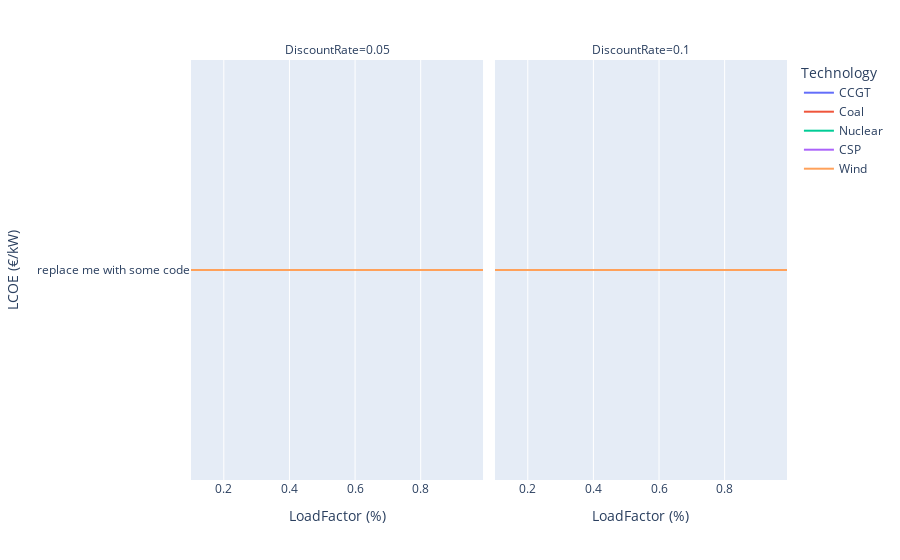

Notebook code for this chart:
### Markdown cell above
First, we'll use our new function to compare multiple technologies under their central operating characteristics, and explore how that changes under different discount rates. Run the folowing cell to pass all of the input values for each technology to the function. Give it a minute and you will se a plot below.

### Code cell
# Here we create an array of load factors from 0.1 to 1.0 in steps of 0.01
load_factors = np.arange(0.1, 1.0, 0.01)
# We set the discount rate to a fixed value for the moment
discount_rate = [0.05, 0.1] # %

# CCGT plant parameters
technical_lifetime = [25] # years
station_size = [750000]  # kW
fuel_price = [0.03] # €/kWh
overnight_cost = [750]  # €/kW
fixed_om_cost = [3.0] # €/kW
var_om_cost = [0.01]
fuel_efficiency = [0.5]

ccgt_results = lcoe_params(
    station_size, overnight_cost, fixed_om_cost, load_factors, fuel_efficiency, 
    fuel_price, discount_rate, technical_lifetime, 'CCGT', var_om_cost)

# Coal plants
technical_lifetime = [35] # years
station_size = [1000000] # kW
fuel_price = [0.01] # €/kWh
overnight_cost = [2000]  # €/kW
fixed_om_cost = [5.0] # €/kW
var_om_cost = [0.01]
fuel_efficiency = [0.4]

coal_results = lcoe_params(
    station_size, overnight_cost, fixed_om_cost, load_factors, fuel_efficiency, 
    fuel_price, discount_rate, technical_lifetime, 'Coal', var_om_cost)

# Nuclear plants
technical_lifetime = [50] # years
station_size = [1200000] # kW
fuel_price = [0.005] # €/kWh
overnight_cost = [4500]  # €/kW
fixed_om_cost = [2.0] # €/kW
var_om_cost = [0.01]
fuel_efficiency = [0.4]

nuclear_results = lcoe_params(
    station_size, overnight_cost, fixed_om_cost, load_factors, fuel_efficiency, 
    fuel_price, discount_rate, technical_lifetime, 'Nuclear', var_om_cost)

# Concentrating solar power
technical_lifetime = [25] # years
station_size = [500000] # kW
fuel_price = [0.0] # €/kWh
overnight_cost = [3785]  # €/kW
fixed_om_cost = [5.0] # €/kW
var_om_cost = [0.01]
fuel_efficiency = [1.0]

csp_results = lcoe_params(
    station_size, overnight_cost, fixed_om_cost, load_factors, fuel_efficiency, 
    fuel_price, discount_rate, technical_lifetime, 'CSP', var_om_cost)

# Wind turbines
technical_lifetime = [25] # years
station_size = [200000] # kW
fuel_price = [0.0] # €/kWh
overnight_cost = [1200]  # €/kW
fixed_om_cost = [2.0] # €/kW
var_om_cost = [0.0001]
fuel_efficiency = [1.0]

wind_results = lcoe_params(
    station_size, overnight_cost, fixed_om_cost, load_factors, fuel_efficiency, 
    fuel_price, discount_rate, technical_lifetime, 'Wind', var_om_cost)


plotting = pd.DataFrame(ccgt_results + coal_results + nuclear_results + csp_results + wind_results)
px.line(plotting, x='LoadFactor', y='LCOE', color='Technology', facet_col='DiscountRate',
        labels={'LoadFactor': 'LoadFactor (%)', 'LCOE': 'LCOE (€/kW)'})

### Figure 1 — Plotly figure (JSON) as saved in the notebook; plotly's stock layout.template omitted (floating-point values rounded to 4 significant figures)
{"data": [{"hovertemplate": "Technology=CCGT<br>DiscountRate=0.05<br>LoadFactor (%)=%{x}<br>LCOE (€/kW)=%{y}<extra></extra>", "legendgroup": "CCGT", "line": {"color": "#636efa", "dash": "solid"}, "marker": {"symbol": "circle"}, "mode": "lines", "name": "CCGT", "orientation": "h", "showlegend": true, "type": "scatter", "x": [0.1, 0.11, 0.12, 0.13, 0.14, 0.15, 0.16, 0.17, 0.18, 0.19, 0.2, 0.21, 0.22, 0.23, 0.24, 0.25, 0.26, 0.27, 0.28, 0.29, 0.3, 0.31, 0.32, 0.33, 0.34, 0.35, 0.36, 0.37, 0.38, 0.39, 0.4, 0.41, 0.42, 0.43, 0.44, 0.45, 0.46, 0.47, 0.48, 0.49, 0.5, 0.51, 0.52, 0.53, 0.54, 0.55, 0.56, 0.57, 0.58, 0.59, 0.6, 0.61, 0.62, 0.63, 0.64, 0.65, 0.66, 0.67, 0.68, 0.69, 0.7, 0.71, 0.72, 0.73, 0.74, 0.75, 0.76, 0.77, 0.78, 0.79, 0.8, 0.81, 0.82, 0.83, 0.84, 0.85, 0.86, 0.87, 0.88, 0.89, 0.9, 0.91, 0.92, 0.93, 0.94, 0.95, 0.96, 0.97, 0.98, 0.99], "xaxis": "x", "y": ["replace me with some code", "replace me with some code", "replace me with some code", "replace me with some code", "replace me with some code", "replace me with some code", "replace me with some code", "replace me with some code", "replace me with some code", "replace me with some code", "replace me with some code", "replace me with some code", "replace me with some code", "replace me with some code", "replace me with some code", "replace me with some code", "replace me with some code", "replace me with some code", "replace me with some code", "replace me with some code", "replace me with some code", "replace me with some code", "replace me with some code", "replace me with some code", "replace me with some code", "replace me with some code", "replace me with some code", "replace me with some code", "replace me with some code", "replace me with some code", "replace me with some code", "replace me with some code", "replace me with some code", "replace me with some code", "replace me with some code", "replace me with some code", "replace me with some code", "replace me with some code", "replace me with some code", "replace me with some code", "replace me with some code", "replace me with some code", "replace me with some code", "replace me with some code", "replace me with some code", "replace me with some code", "replace me with some code", "replace me with some code", "replace me with some code", "replace me with some code", "replace me with some code", "replace me with some code", "replace me with some code", "replace me with some code", "replace me with some code", "replace me with some code", "replace me with some code", "replace me with some code", "replace me with some code", "replace me with some code", "replace me with some code", "replace me with some code", "replace me with some code", "replace me with some code", "replace me with some code", "replace me with some code", "replace me with some code", "replace me with some code", "replace me with some code", "replace me with some code", "replace me with some code", "replace me with some code", "replace me with some code", "replace me with some code", "replace me with some code", "replace me with some code", "replace me with some code", "replace me with some code", "replace me with some code", "replace me with some code", "replace me with some code", "replace me with some code", "replace me with some code", "replace me with some code", "replace me with some code", "replace me with some code", "replace me with some code", "replace me with some code", "replace me with some code", "replace me with some code"], "yaxis": "y"}, {"hovertemplate": "Technology=CCGT<br>DiscountRate=0.1<br>LoadFactor (%)=%{x}<br>LCOE (€/kW)=%{y}<extra></extra>", "legendgroup": "CCGT", "line": {"color": "#636efa", "dash": "solid"}, "marker": {"symbol": "circle"}, "mode": "lines", "name": "CCGT", "orientation": "h", "showlegend": false, "type": "scatter", "x": [0.1, 0.11, 0.12, 0.13, 0.14, 0.15, 0.16, 0.17, 0.18, 0.19, 0.2, 0.21, 0.22, 0.23, 0.24, 0.25, 0.26, 0.27, 0.28, 0.29, 0.3, 0.31, 0.32, 0.33, 0.34, 0.35, 0.36, 0.37, 0.38, 0.39, 0.4, 0.41, 0.42, 0.43, 0.44, 0.45, 0.46, 0.47, 0.48, 0.49, 0.5, 0.51, 0.52, 0.53, 0.54, 0.55, 0.56, 0.57, 0.58, 0.59, 0.6, 0.61, 0.62, 0.63, 0.64, 0.65, 0.66, 0.67, 0.68, 0.69, 0.7, 0.71, 0.72, 0.73, 0.74, 0.75, 0.76, 0.77, 0.78, 0.79, 0.8, 0.81, 0.82, 0.83, 0.84, 0.85, 0.86, 0.87, 0.88, 0.89, 0.9, 0.91, 0.92, 0.93, 0.94, 0.95, 0.96, 0.97, 0.98, 0.99], "xaxis": "x2", "y": ["replace me with some code", "replace me with some code", "replace me with some code", "replace me with some code", "replace me with some code", "replace me with some code", "replace me with some code", "replace me with some code", "replace me with some code", "replace me with some code", "replace me with some code", "replace me with some code", "replace me with some code", "replace me with some code", "replace me with some code", "replace me with some code", "replace me with some code", "replace me with some code", "replace me with some code", "replace me with some code", "replace me with some code", "replace me with some code", "replace me with some code", "replace me with some code", "replace me with some code", "replace me with some code", "replace me with some code", "replace me with some code", "replace me with some code", "replace me with some code", "replace me with some code", "replace me with some code", "replace me with some code", "replace me with some code", "replace me with some code", "replace me with some code", "replace me with some code", "replace me with some code", "replace me with some code", "replace me with some code", "replace me with some code", "replace me with some code", "replace me with some code", "replace me with some code", "replace me with some code", "replace me with some code", "replace me with some code", "replace me with some code", "replace me with some code", "replace me with some code", "replace me with some code", "replace me with some code", "replace me with some code", "replace me with some code", "replace me with some code", "replace me with some code", "replace me with some code", "replace me with some code", "replace me with some code", "replace me with some code", "replace me with some code", "replace me with some code", "replace me with some code", "replace me with some code", "replace me with some code", "replace me with some code", "replace me with some code", "replace me with some code", "replace me with some code", "replace me with some code", "replace me with some code", "replace me with some code", "replace me with some code", "replace me with some code", "replace me with some code", "replace me with some code", "replace me with some code", "replace me with some code", "replace me with some code", "replace me with some code", "replace me with some code", "replace me with some code", "replace me with some code", "replace me with some code", "replace me with some code", "replace me with some code", "replace me with some code", "replace me with some code", "replace me with some code", "replace me with some code"], "yaxis": "y2"}, {"hovertemplate": "Technology=Coal<br>DiscountRate=0.05<br>LoadFactor (%)=%{x}<br>LCOE (€/kW)=%{y}<extra></extra>", "legendgroup": "Coal", "line": {"color": "#EF553B", "dash": "solid"}, "marker": {"symbol": "circle"}, "mode": "lines", "name": "Coal", "orientation": "h", "showlegend": true, "type": "scatter", "x": [0.1, 0.11, 0.12, 0.13, 0.14, 0.15, 0.16, 0.17, 0.18, 0.19, 0.2, 0.21, 0.22, 0.23, 0.24, 0.25, 0.26, 0.27, 0.28, 0.29, 0.3, 0.31, 0.32, 0.33, 0.34, 0.35, 0.36, 0.37, 0.38, 0.39, 0.4, 0.41, 0.42, 0.43, 0.44, 0.45, 0.46, 0.47, 0.48, 0.49, 0.5, 0.51, 0.52, 0.53, 0.54, 0.55, 0.56, 0.57, 0.58, 0.59, 0.6, 0.61, 0.62, 0.63, 0.64, 0.65, 0.66, 0.67, 0.68, 0.69, 0.7, 0.71, 0.72, 0.73, 0.74, 0.75, 0.76, 0.77, 0.78, 0.79, 0.8, 0.81, 0.82, 0.83, 0.84, 0.85, 0.86, 0.87, 0.88, 0.89, 0.9, 0.91, 0.92, 0.93, 0.94, 0.95, 0.96, 0.97, 0.98, 0.99], "xaxis": "x", "y": ["replace me with some code", "replace me with some code", "replace me with some code", "replace me with some code", "replace me with some code", "replace me with some code", "replace me with some code", "replace me with some code", "replace me with some code", "replace me with some code", "replace me with some code", "replace me with some code", "replace me with some code", "replace me with some code", "replace me with some code", "replace me with some code", "replace me with some code", "replace me with some code", "replace me with some code", "replace me with some code", "replace me with some code", "replace me with some code", "replace me with some code", "replace me with some code", "replace me with some code", "replace me with some code", "replace me with some code", "replace me with some code", "replace me with some code", "replace me with some code", "replace me with some code", "replace me with some code", "replace me with some code", "replace me with some code", "replace me with some code", "replace me with some code", "replace me with some code", "replace me with some code", "replace me with some code", "replace me with some code", "replace me with some code", "replace me with some code", "replace me with some code", "replace me with some code", "replace me with some code", "replace me with some code", "replace me with some code", "replace me with some code", "replace me with some code", "replace me with some code", "replace me with some code", "replace me with some code", "replace me with some code", "replace me with some code", "replace me with some code", "replace me with some code", "replace me with some code", "replace me with some code", "replace me with some code", "replace me with some code", "replace me with some code", "replace me with some code", "replace me with some code", "replace me with some code", "replace me with some code", "replace me with some code", "replace me with some code", "replace me with some code", "replace me with some code", "replace me with some code", "replace me with some code", "replace me with some code", "replace me with some code", "replace me with some code", "replace me with some code", "replace me with some code", "replace me with some code", "replace me with some code", "replace me with some code", "replace me with some code", "replace me with some code", "replace me with some code", "replace me with some code", "replace me with some code", "replace me with some code", "replace me with some code", "replace me with some code", "replace me with some code", "replace me with some code", "replace me with some code"], "yaxis": "y"}, {"hovertemplate": "Technology=Coal<br>DiscountRate=0.1<br>LoadFactor (%)=%{x}<br>LCOE (€/kW)=%{y}<extra></extra>", "legendgroup": "Coal", "line": {"color": "#EF553B", "dash": "solid"}, "marker": {"symbol": "circle"}, "mode": "lines", "name": "Coal", "orientation": "h", "showlegend": false, "type": "scatter", "x": [0.1, 0.11, 0.12, 0.13, 0.14, 0.15, 0.16, 0.17, 0.18, 0.19, 0.2, 0.21, 0.22, 0.23, 0.24, 0.25, 0.26, 0.27, 0.28, 0.29, 0.3, 0.31, 0.32, 0.33, 0.34, 0.35, 0.36, 0.37, 0.38, 0.39, 0.4, 0.41, 0.42, 0.43, 0.44, 0.45, 0.46, 0.47, 0.48, 0.49, 0.5, 0.51, 0.52, 0.53, 0.54, 0.55, 0.56, 0.57, 0.58, 0.59, 0.6, 0.61, 0.62, 0.63, 0.64, 0.65, 0.66, 0.67, 0.68, 0.69, 0.7, 0.71, 0.72, 0.73, 0.74, 0.75, 0.76, 0.77, 0.78, 0.79, 0.8, 0.81, 0.82, 0.83, 0.84, 0.85, 0.86, 0.87, 0.88, 0.89, 0.9, 0.91, 0.92, 0.93, 0.94, 0.95, 0.96, 0.97, 0.98, 0.99], "xaxis": "x2", "y": ["replace me with some code", "replace me with some code", "replace me with some code", "replace me with some code", "replace me with some code", "replace me with some code", "replace me with some code", "replace me with some code", "replace me with some code", "replace me with some code", "replace me with some code", "replace me with some code", "replace me with some code", "replace me with some code", "replace me with some code", "replace me with some code", "replace me with some code", "replace me with some code", "replace me with some code", "replace me with some code", "replace me with some code", "replace me with some code", "replace me with some code", "replace me with some code", "replace me with some code", "replace me with some code", "replace me with some code", "replace me with some code", "replace me with some code", "replace me with some code", "replace me with some code", "replace me with some code", "replace me with some code", "replace me with some code", "replace me with some code", "replace me with some code", "replace me with some code", "replace me with some code", "replace me with some code", "replace me with some code", "replace me with some code", "replace me with some code", "replace me with some code", "replace me with some code", "replace me with some code", "replace me with some code", "replace me with some code", "replace me with some code", "replace me with some code", "replace me with some code", "replace me with some code", "replace me with some code", "replace me with some code", "replace me with some code", "replace me with some code", "replace me with some code", "replace me with some code", "replace me with some code", "replace me with some code", "replace me with some code", "replace me with some code", "replace me with some code", "replace me with some code", "replace me with some code", "replace me with some code", "replace me with some code", "replace me with some code", "replace me with some code", "replace me with some code", "replace me with some code", "replace me with some code", "replace me with some code", "replace me with some code", "replace me with some code", "replace me with some code", "replace me with some code", "replace me with some code", "replace me with some code", "replace me with some code", "replace me with some code", "replace me with some code", "replace me with some code", "replace me with some code", "replace me with some code", "replace me with some code", "replace me with some code", "replace me with some code", "replace me with some code", "replace me with some code", "replace me with some code"], "yaxis": "y2"}, {"hovertemplate": "Technology=Nuclear<br>DiscountRate=0.05<br>LoadFactor (%)=%{x}<br>LCOE (€/kW)=%{y}<extra></extra>", "legendgroup": "Nuclear", "line": {"color": "#00cc96", "dash": "solid"}, "marker": {"symbol": "circle"}, "mode": "lines", "name": "Nuclear", "orientation": "h", "showlegend": true, "type": "scatter", "x": [0.1, 0.11, 0.12, 0.13, 0.14, 0.15, 0.16, 0.17, 0.18, 0.19, 0.2, 0.21, 0.22, 0.23, 0.24, 0.25, 0.26, 0.27, 0.28, 0.29, 0.3, 0.31, 0.32, 0.33, 0.34, 0.35, 0.36, 0.37, 0.38, 0.39, 0.4, 0.41, 0.42, 0.43, 0.44, 0.45, 0.46, 0.47, 0.48, 0.49, 0.5, 0.51, 0.52, 0.53, 0.54, 0.55, 0.56, 0.57, 0.58, 0.59, 0.6, 0.61, 0.62, 0.63, 0.64, 0.65, 0.66, 0.67, 0.68, 0.69, 0.7, 0.71, 0.72, 0.73, 0.74, 0.75, 0.76, 0.77, 0.78, 0.79, 0.8, 0.81, 0.82, 0.83, 0.84, 0.85, 0.86, 0.87, 0.88, 0.89, 0.9, 0.91, 0.92, 0.93, 0.94, 0.95, 0.96, 0.97, 0.98, 0.99], "xaxis": "x", "y": ["replace me with some code", "replace me with some code", "replace me with some code", "replace me with some code", "replace me with some code", "replace me with some code", "replace me with some code", "replace me with some code", "replace me with some code", "replace me with some code", "replace me with some code", "replace me with some code", "replace me with some code", "replace me with some code", "replace me with some code", "replace me with some code", "replace me with some code", "replace me with some code", "replace me with some code", "replace me with some code", "replace me with some code", "replace me with some code", "replace me with some code", "replace me with some code", "replace me with some code", "replace me with some code", "replace me with some code", "replace me with some code", "replace me with some code", "replace me with some code", "replace me with some code", "replace me with some code", "replace me with some code", "replace me with some code", "replace me with some code", "replace me with some code", "replace me with some code", "replace me with some code", "replace me with some code", "replace me with some code", "replace me with some code", "replace me with some code", "replace me with some code", "replace me with some code", "replace me with some code", "replace me with some code", "replace me with some code", "replace me with some code", "replace me with some code", "replace me with some code", "replace me with some code", "replace me with some code", "replace me with some code", "replace me with some code", "replace me with some code", "replace me with some code", "replace me with some code", "replace me with some code", "replace me with some code", "replace me with some code", "replace me with some code", "replace me with some code", "replace me with some code", "replace me with some code", "replace me with some code", "replace me with some code", "replace me with some code", "replace me with some code", "replace me with some code", "replace me with some code", "replace me with some code", "replace me with some code", "replace me with some code", "replace me with some code", "replace me with some code", "replace me with some code", "replace me with some code", "replace me with some code", "replace me with some code", "replace me with some code", "replace me with some code", "replace me with some code", "replace me with some code", "replace me with some code", "replace me with some code", "replace me with some code", "replace me with some code", "replace me with some code", "replace me with some code", "replace me with some code"], "yaxis": "y"}, {"hovertemplate": "Technology=Nuclear<br>DiscountRate=0.1<br>LoadFactor (%)=%{x}<br>LCOE (€/kW)=%{y}<extra></extra>", "legendgroup": "Nuclear", "line": {"color": "#00cc96", "dash": "solid"}, "marker": {"symbol": "circle"}, "mode": "lines", "name": "Nuclear", "orientation": "h", "showlegend": false, "type": "scatter", "x": [0.1, 0.11, 0.12, 0.13, 0.14, 0.15, 0.16, 0.17, 0.18, 0.19, 0.2, 0.21, 0.22, 0.23, 0.24, 0.25, 0.26, 0.27, 0.28, 0.29, 0.3, 0.31, 0.32, 0.33, 0.34, 0.35, 0.36, 0.37, 0.38, 0.39, 0.4, 0.41, 0.42, 0.43, 0.44, 0.45, 0.46, 0.47, 0.48, 0.49, 0.5, 0.51, 0.52, 0.53, 0.54, 0.55, 0.56, 0.57, 0.58, 0.59, 0.6, 0.61, 0.62, 0.63, 0.64, 0.65, 0.66, 0.67, 0.68, 0.69, 0.7, 0.71, 0.72, 0.73, 0.74, 0.75, 0.76, 0.77, 0.78, 0.79, 0.8, 0.81, 0.82, 0.83, 0.84, 0.85, 0.86, 0.87, 0.88, 0.89, 0.9, 0.91, 0.92, 0.93, 0.94, 0.95, 0.96, 0.97, 0.98, 0.99], "xaxis": "x2", "y": ["replace me with some code", "replace me with some code", "replace me with some code", "replace me with some code", "replace me with some code", "replace me with some code", "replace me with some code", "replace me with some code", "replace me with some code", "replace me with some code", "replace me with some code", "replace me with some code", "replace me with some code", "replace me with some code", "replace me with some code", "replace me with some code", "replace me with some code", "replace me with some code", "replace me with some code", "replace me with some code", "replace me with some code", "replace me with some code", "replace me with some code", "replace me with some code", "replace me with some code", "replace me with some code", "replace me with some code", "replace me with some code", "replace me with some code", "replace me with some code", "replace me with some code", "replace me with some code", "replace me with some code", "replace me with some code", "replace me with some code", "replace me with some code", "replace me with some code", "replace me with some code", "replace me with some code", "replace me with some code", "replace me with some code", "replace me with some code", "replace me with some code", "replace me with some code", "replace me with some code", "replace me with some code", "replace me with some code", "replace me with some code", "replace me with some code", "replace me with some code", "replace me with some code", "replace me with some code", "replace me with some code", "replace me with some code", "replace me with some code", "replace me with some code", "replace me with some code", "replace me with some code", "replace me with some code", "replace me with some code", "replace me with some code", "replace me with some code", "replace me with some code", "replace me with some code", "replace me with some code", "replace me with some code", "replace me with some code", "replace me with some code", "replace me with some code", "replace me with some code", "replace me with some code", "replace me with some code", "replace me with some code", "replace me with some code", "replace me with some code", "replace me with some code", "replace me with some code", "replace me with some code", "replace me with some code", "replace me with some code", "replace me with some code", "replace me with some code", "replace me with some code", "replace me with some code", "replace me with some code", "replace me with some code", "replace me with some code", "replace me with some code", "replace me with some code", "replace me with some code"], "yaxis": "y2"}, {"hovertemplate": "Technology=CSP<br>DiscountRate=0.05<br>LoadFactor (%)=%{x}<br>LCOE (€/kW)=%{y}<extra></extra>", "legendgroup": "CSP", "line": {"color": "#ab63fa", "dash": "solid"}, "marker": {"symbol": "circle"}, "mode": "lines", "name": "CSP", "orientation": "h", "showlegend": true, "type": "scatter", "x": [0.1, 0.11, 0.12, 0.13, 0.14, 0.15, 0.16, 0.17, 0.18, 0.19, 0.2, 0.21, 0.22, 0.23, 0.24, 0.25, 0.26, 0.27, 0.28, 0.29, 0.3, 0.31, 0.32, 0.33, 0.34, 0.35, 0.36, 0.37, 0.38, 0.39, 0.4, 0.41, 0.42, 0.43, 0.44, 0.45, 0.46, 0.47, 0.48, 0.49, 0.5, 0.51, 0.52, 0.53, 0.54, 0.55, 0.56, 0.57, 0.58, 0.59, 0.6, 0.61, 0.62, 0.63, 0.64, 0.65, 0.66, 0.67, 0.68, 0.69, 0.7, 0.71, 0.72, 0.73, 0.74, 0.75, 0.76, 0.77, 0.78, 0.79, 0.8, 0.81, 0.82, 0.83, 0.84, 0.85, 0.86, 0.87, 0.88, 0.89, 0.9, 0.91, 0.92, 0.93, 0.94, 0.95, 0.96, 0.97, 0.98, 0.99], "xaxis": "x", "y": ["replace me with some code", "replace me with some code", "replace me with some code", "replace me with some code", "replace me with some code", "replace me with some code", "replace me with some code", "replace me with some code", "replace me with some code", "replace me with some code", "replace me with some code", "replace me with some code", "replace me with some code", "replace me with some code", "replace me with some code", "replace me with some code", "replace me with some code", "replace me with some code", "replace me with some code", "replace me with some code", "replace me with some code", "replace me with some code", "replace me with some code", "replace me with some code", "replace me with some code", "replace me with some code", "replace me with some code", "replace me with some code", "replace me with some code", "replace me with some code", "replace me with some code", "replace me with some code", "replace me with some code", "replace me with some code", "replace me with some code", "replace me with some code", "replace me with some code", "replace me with some code", "replace me with some code", "replace me with some code", "replace me with some code", "replace me with some code", "replace me with some code", "replace me with some code", "replace me with some code", "replace me with some code", "replace me with some code", "replace me with some code", "replace me with some code", "replace me with some code", "replace me with some code", "replace me with some code", "replace me with some code", "replace me with some code", "replace me with some code", "replace me with some code", "replace me with some code", "replace me with some code", "replace me with some code", "replace me with some code", "replace me with some code", "replace me with some code", "replace me with some code", "replace me with some code", "replace me with some code", "replace me with some code", "replace me with some code", "replace me with some code", "replace me with some code", "replace me with some code", "replace me with some code", "replace me with some code", "replace me with some code", "replace me with some code", "replace me with some code", "replace me with some code", "replace me with some code", "replace me with some code", "replace me with some code", "replace me with some code", "replace me with some code", "replace me with some code", "replace me with some code", "replace me with some code", "replace me with some code", "replace me with some code", "replace me with some code", "replace me with some code", "replace me with some code", "replace me with some code"], "yaxis": "y"}, {"hovertemplate": "Technology=CSP<br>DiscountRate=0.1<br>LoadFactor (%)=%{x}<br>LCOE (€/kW)=%{y}<extra></extra>", "legendgroup": "CSP", "line": {"color": "#ab63fa", "dash": "solid"}, "marker": {"symbol": "circle"}, "mode": "lines", "name": "CSP", "orientation": "h", "showlegend": false, "type": "scatter", "x": [0.1, 0.11, 0.12, 0.13, 0.14, 0.15, 0.16, 0.17, 0.18, 0.19, 0.2, 0.21, 0.22, 0.23, 0.24, 0.25, 0.26, 0.27, 0.28, 0.29, 0.3, 0.31, 0.32, 0.33, 0.34, 0.35, 0.36, 0.37, 0.38, 0.39, 0.4, 0.41, 0.42, 0.43, 0.44, 0.45, 0.46, 0.47, 0.48, 0.49, 0.5, 0.51, 0.52, 0.53, 0.54, 0.55, 0.56, 0.57, 0.58, 0.59, 0.6, 0.61, 0.62, 0.63, 0.64, 0.65, 0.66, 0.67, 0.68, 0.69, 0.7, 0.71, 0.72, 0.73, 0.74, 0.75, 0.76, 0.77, 0.78, 0.79, 0.8, 0.81, 0.82, 0.83, 0.84, 0.85, 0.86, 0.87, 0.88, 0.89, 0.9, 0.91, 0.92, 0.93, 0.94, 0.95, 0.96, 0.97, 0.98, 0.99], "xaxis": "x2", "y": ["replace me with some code", "replace me with some code", "replace me with some code", "replace me with some code", "replace me with some code", "replace me with some code", "replace me with some code", "replace me with some code", "replace me with some code", "replace me with some code", "replace me with some code", "replace me with some code", "replace me with some code", "replace me with some code", "replace me with some code", "replace me with some code", "replace me with some code", "replace me with some code", "replace me with some code", "replace me with some code", "replace me with some code", "replace me with some code", "replace me with some code", "replace me with some code", "replace me with some code", "replace me with some code", "replace me with some code", "replace me with some code", "replace me with some code", "replace me with some code", "replace me with some code", "replace me with some code", "replace me with some code", "replace me with some code", "replace me with some code", "replace me with some code", "replace me with some code", "replace me with some code", "replace me with some code", "replace me with some code", "replace me with some code", "replace me with some code", "replace me with some code", "replace me with some code", "replace me with some code", "replace me with some code", "replace me with some code", "replace me with some code", "replace me with some code", "replace me with some code", "replace me with some code", "replace me with some code", "replace me with some code", "replace me with some code", "replace me with some code", "replace me with some code", "replace me with some code", "replace me with some code", "replace me with some code", "replace me with some code", "replace me with some code", "replace me with some code", "replace me with some code", "replace me with some code", "replace me with some code", "replace me with some code", "replace me with some code", "replace me with some code", "replace me with some code", "replace me with some code", "replace me with some code", "replace me with some code", "replace me with some code", "replace me with some code", "replace me with some code", "replace me with some code", "replace me with some code", "replace me with some code", "replace me with some code", "replace me with some code", "replace me with some code", "replace me with some code", "replace me with some code", "replace me with some code", "replace me with some code", "replace me with some code", "replace me with some code", "replace me with some code", "replace me with some code", "replace me with some code"], "yaxis": "y2"}, {"hovertemplate": "Technology=Wind<br>DiscountRate=0.05<br>LoadFactor (%)=%{x}<br>LCOE (€/kW)=%{y}<extra></extra>", "legendgroup": "Wind", "line": {"color": "#FFA15A", "dash": "solid"}, "marker": {"symbol": "circle"}, "mode": "lines", "name": "Wind", "orientation": "h", "showlegend": true, "type": "scatter", "x": [0.1, 0.11, 0.12, 0.13, 0.14, 0.15, 0.16, 0.17, 0.18, 0.19, 0.2, 0.21, 0.22, 0.23, 0.24, 0.25, 0.26, 0.27, 0.28, 0.29, 0.3, 0.31, 0.32, 0.33, 0.34, 0.35, 0.36, 0.37, 0.38, 0.39, 0.4, 0.41, 0.42, 0.43, 0.44, 0.45, 0.46, 0.47, 0.48, 0.49, 0.5, 0.51, 0.52, 0.53, 0.54, 0.55, 0.56, 0.57, 0.58, 0.59, 0.6, 0.61, 0.62, 0.63, 0.64, 0.65, 0.66, 0.67, 0.68, 0.69, 0.7, 0.71, 0.72, 0.73, 0.74, 0.75, 0.76, 0.77, 0.78, 0.79, 0.8, 0.81, 0.82, 0.83, 0.84, 0.85, 0.86, 0.87, 0.88, 0.89, 0.9, 0.91, 0.92, 0.93, 0.94, 0.95, 0.96, 0.97, 0.98, 0.99], "xaxis": "x", "y": ["replace me with some code", "replace me with some code", "replace me with some code", "replace me with some code", "replace me with some code", "replace me with some code", "replace me with some code", "replace me with some code", "replace me with some code", "replace me with some code", "replace me with some code", "replace me with some code", "replace me with some code", "replace me with some code", "replace me with some code", "replace me with some code", "replace me with some code", "replace me with some code", "replace me with some code", "replace me with some code", "replace me with some code", "replace me with some code", "replace me with some code", "replace me with some code", "replace me with some code", "replace me with some code", "replace me with some code", "replace me with some code", "replace me with some code", "replace me with some code", "replace me with some code", "replace me with some code", "replace me with some code", "replace me with some code", "replace me with some code", "replace me with some code", "replace me with some code", "replace me with some code", "replace me with some code", "replace me with some code", "replace me with some code", "replace me with some code", "replace me with some code", "replace me with some code", "replace me with some code", "replace me with some code", "replace me with some code", "replace me with some code", "replace me with some code", "replace me with some code", "replace me with some code", "replace me with some code", "replace me with some code", "replace me with some code", "replace me with some code", "replace me with some code", "replace me with some code", "replace me with some code", "replace me with some code", "replace me with some code", "replace me with some code", "replace me with some code", "replace me with some code", "replace me with some code", "replace me with some code", "replace me with some code", "replace me with some code", "replace me with some code", "replace me with some code", "replace me with some code", "replace me with some code", "replace me with some code", "replace me with some code", "replace me with some code", "replace me with some code", "replace me with some code", "replace me with some code", "replace me with some code", "replace me with some code", "replace me with some code", "replace me with some code", "replace me with some code", "replace me with some code", "replace me with some code", "replace me with some code", "replace me with some code", "replace me with some code", "replace me with some code", "replace me with some code", "replace me with some code"], "yaxis": "y"}, {"hovertemplate": "Technology=Wind<br>DiscountRate=0.1<br>LoadFactor (%)=%{x}<br>LCOE (€/kW)=%{y}<extra></extra>", "legendgroup": "Wind", "line": {"color": "#FFA15A", "dash": "solid"}, "marker": {"symbol": "circle"}, "mode": "lines", "name": "Wind", "orientation": "h", "showlegend": false, "type": "scatter", "x": [0.1, 0.11, 0.12, 0.13, 0.14, 0.15, 0.16, 0.17, 0.18, 0.19, 0.2, 0.21, 0.22, 0.23, 0.24, 0.25, 0.26, 0.27, 0.28, 0.29, 0.3, 0.31, 0.32, 0.33, 0.34, 0.35, 0.36, 0.37, 0.38, 0.39, 0.4, 0.41, 0.42, 0.43, 0.44, 0.45, 0.46, 0.47, 0.48, 0.49, 0.5, 0.51, 0.52, 0.53, 0.54, 0.55, 0.56, 0.57, 0.58, 0.59, 0.6, 0.61, 0.62, 0.63, 0.64, 0.65, 0.66, 0.67, 0.68, 0.69, 0.7, 0.71, 0.72, 0.73, 0.74, 0.75, 0.76, 0.77, 0.78, 0.79, 0.8, 0.81, 0.82, 0.83, 0.84, 0.85, 0.86, 0.87, 0.88, 0.89, 0.9, 0.91, 0.92, 0.93, 0.94, 0.95, 0.96, 0.97, 0.98, 0.99], "xaxis": "x2", "y": ["replace me with some code", "replace me with some code", "replace me with some code", "replace me with some code", "replace me with some code", "replace me with some code", "replace me with some code", "replace me with some code", "replace me with some code", "replace me with some code", "replace me with some code", "replace me with some code", "replace me with some code", "replace me with some code", "replace me with some code", "replace me with some code", "replace me with some code", "replace me with some code", "replace me with some code", "replace me with some code", "replace me with some code", "replace me with some code", "replace me with some code", "replace me with some code", "replace me with some code", "replace me with some code", "replace me with some code", "replace me with some code", "replace me with some code", "replace me with some code", "replace me with some code", "replace me with some code", "replace me with some code", "replace me with some code", "replace me with some code", "replace me with some code", "replace me with some code", "replace me with some code", "replace me with some code", "replace me with some code", "replace me with some code", "replace me with some code", "replace me with some code", "replace me with some code", "replace me with some code", "replace me with some code", "replace me with some code", "replace me with some code", "replace me with some code", "replace me with some code", "replace me with some code", "replace me with some code", "replace me with some code", "replace me with some code", "replace me with some code", "replace me with some code", "replace me with some code", "replace me with some code", "replace me with some code", "replace me with some code", "replace me with some code", "replace me with some code", "replace me with some code", "replace me with some code", "replace me with some code", "replace me with some code", "replace me with some code", "replace me with some code", "replace me with some code", "replace me with some code", "replace me with some code", "replace me with some code", "replace me with some code", "replace me with some code", "replace me with some code", "replace me with some code", "replace me with some code", "replace me with some code", "replace me with some code", "replace me with some code", "replace me with some code", "replace me with some code", "replace me with some code", "replace me with some code", "replace me with some code", "replace me with some code", "replace me with some code", "replace me with some code", "replace me with some code", "replace me with some code"], "yaxis": "y2"}], "layout": {"annotations": [{"font": {}, "showarrow": false, "text": "DiscountRate=0.05", "x": 0.245, "xanchor": "center", "xref": "paper", "y": 1, "yanchor": "bottom", "yref": "paper"}, {"font": {}, "showarrow": false, "text": "DiscountRate=0.1", "x": 0.755, "xanchor": "center", "xref": "paper", "y": 1, "yanchor": "bottom", "yref": "paper"}], "legend": {"title": {"text": "Technology"}, "tracegroupgap": 0}, "margin": {"t": 60}, "xaxis": {"anchor": "y", "domain": [0, 0.49], "title": {"text": "LoadFactor (%)"}}, "xaxis2": {"anchor": "y2", "domain": [0.51, 1], "matches": "x", "title": {"text": "LoadFactor (%)"}}, "yaxis": {"anchor": "x", "domain": [0, 1], "title": {"text": "LCOE (€/kW)"}}, "yaxis2": {"anchor": "x2", "domain": [0, 1], "matches": "y", "showticklabels": false}}}
